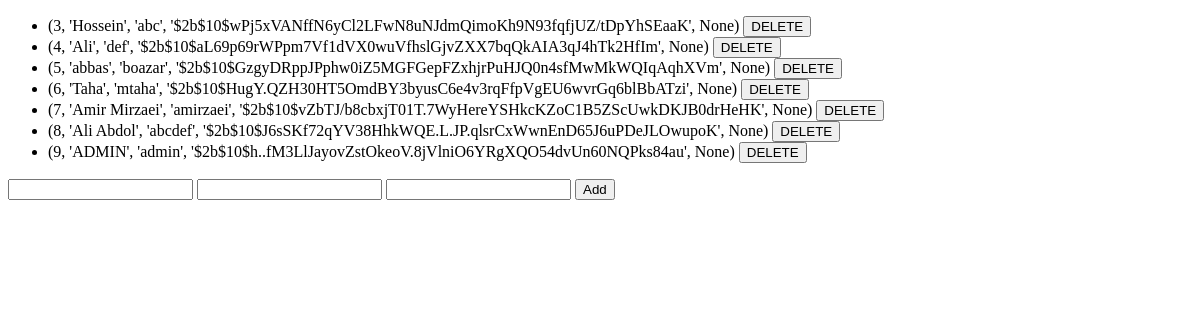
Before: / with the older database file.
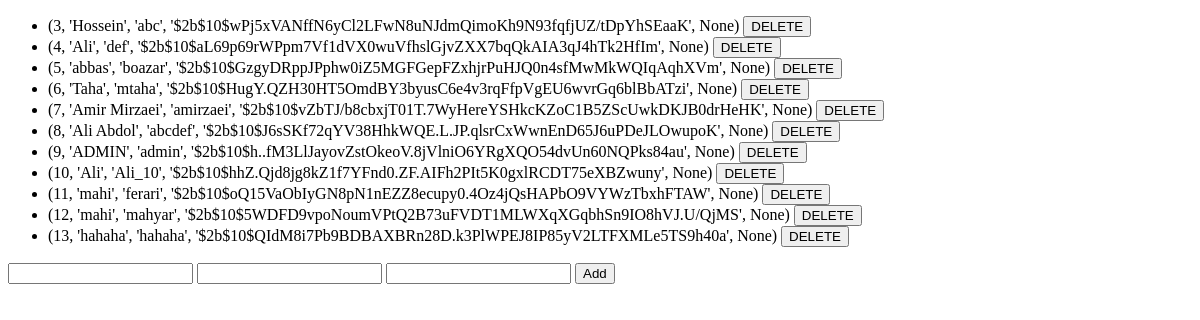
After: the same page with the newer database file.
### tables this page shows
CREATE TABLE user (
    id INTEGER PRIMARY KEY AUTOINCREMENT,
    name VARCHAR(255) NOT NULL,
    username VARCHAR(255) NOT NULL,
    password VARCHAR(255) NOT NULL,
    current_room INTEGER DEFAULT NULL,
    FOREIGN KEY(current_room) REFERENCES room(id)
);

### main.py (the view)
@app.route("/")
def index():
    conn = sqlite3.connect(URL)
    users = conn.execute("SELECT * FROM user").fetchall()
    return render_template("index.html", users=users)

### templates/index.html (shortened to what this page needs)
<!DOCTYPE html>
<html lang="en">
<head>
</head>
<body>
        <ul id="users">
            {% for user in users %}
            <li>
                {{user}}
                <button onclick="deleteUser('{{user[0]}}')">DELETE</button>
            </li>
            {% endfor %}
        </ul>
    <form action="/api/users" method="post">
        <input type="text" id="name" name="name">
        <input type="text" id="username" name="username">
        <input type="text" id="password" name="password">
        <button type="submit">Add</button>
    </form>
</body>
</html>

Changed rows visible on the page:
added user: user "(10, 'Ali', 'Ali_10', '$2b$10$hhZ.Qjd8jg8kZ1f7YFnd0.ZF.AIFh2PIt5K0gxlRCDT75eXBZwuny', None)"
added user: user "(11, 'mahi', 'ferari', '$2b$10$oQ15VaObIyGN8pN1nEZZ8ecupy0.4Oz4jQsHAPbO9VYWzTbxhFTAW', None)"
added user: user "(12, 'mahi', 'mahyar', '$2b$10$5WDFD9vpoNoumVPtQ2B73uFVDT1MLWXqXGqbhSn9IO8hVJ.U/QjMS', None)"
added user: user "(13, 'hahaha', 'hahaha', '$2b$10$QIdM8i7Pb9BDBAXBRn28D.k3PlWPEJ8IP85yV2LTFXMLe5TS9h40a', None)"
